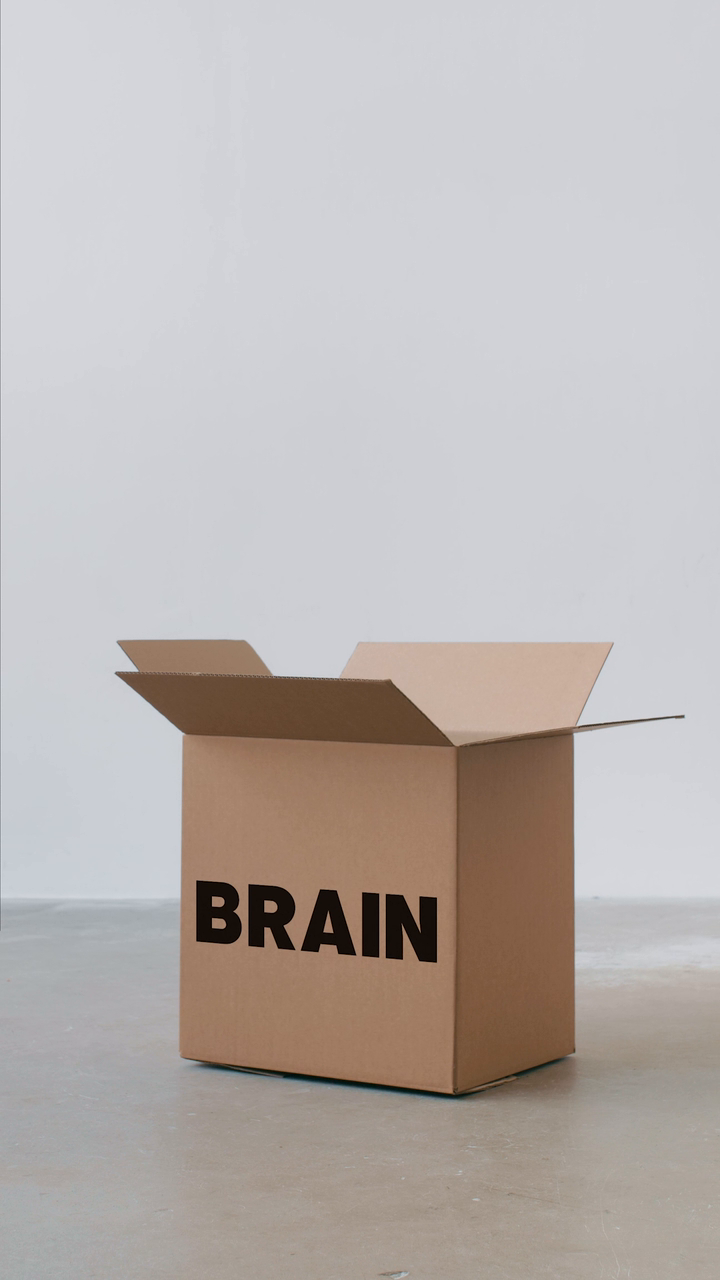
#> input picture frame 17 of resources/box.mp4, 720 x 1280 px, given in place of 9177142-hd_1920_1080_25fps.mp4, which was not available
$ python color_detection.py
#> lines starting #> are read from the running program, lines starting #| are printed output that depends on the picture; after the words box and inside, x2 and y2 are one past the last pixel; in counts of white or black regions, pixels touching at a corner belong together; pictures that were not available may be replaced by others from this repository, and a replacement may not be noted
import cv2
import numpy as np

frameWidth, frameHeight = 480,240
cap = cv2.VideoCapture("resources/9177142-hd_1920_1080_25fps.mp4")
cap.set(3,frameWidth)
cap.set(4,frameHeight)
fps = cap.get(cv2.CAP_PROP_FPS)
delay = int(1000 / fps)
def empty(a):
    pass
cv2.namedWindow("HSV")

cv2.createTrackbar("HUE Min","HSV",0,179,empty)
#> slider 'HUE Min' is set to 35
cv2.createTrackbar("HUE Max","HSV",179,179,empty)
cv2.createTrackbar("SAT Min","HSV",0,255,empty)
#> slider 'SAT Min' is set to 51
cv2.createTrackbar("SAT Max","HSV",255,255,empty)
cv2.createTrackbar("VALUE Min","HSV",0,255,empty)
#> slider 'VALUE Min' is set to 51
cv2.createTrackbar("VALUE Max","HSV",255,255,empty)
while True:
    ret, img = cap.read()
#> img is the input picture: shape (1280, 720, 3); mean B, G, R 177.1, 179.4, 185.8
    if not ret:
        cap.set(cv2.CAP_PROP_POS_FRAMES, 0)
        continue
    imgHSV = cv2.cvtColor(img, cv2.COLOR_BGR2HSV)
#> imgHSV: shape (1280, 720, 3); mean H, S, V 79.4, 28.6, 189.8
    h_min = cv2.getTrackbarPos("HUE Min","HSV")
    h_max = cv2.getTrackbarPos("HUE Max","HSV")
    s_min = cv2.getTrackbarPos("SAT Min","HSV")
    s_max = cv2.getTrackbarPos("SAT Max","HSV")
    v_min = cv2.getTrackbarPos("VALUE Min","HSV")
    v_max = cv2.getTrackbarPos("VALUE Max","HSV")

    lower = np.array([h_min, s_min, v_min])
    upper = np.array([h_max, s_max, v_max])
    mask = cv2.inRange(imgHSV, lower, upper)
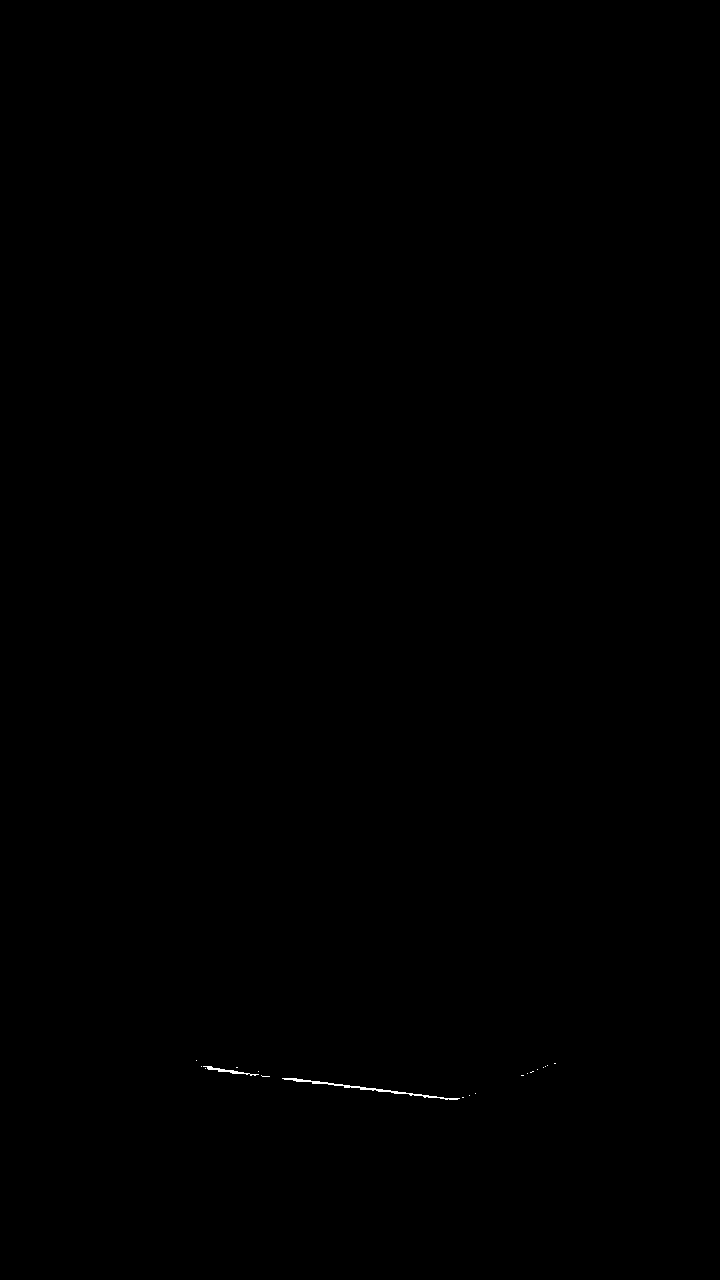
#> mask: shape (1280, 720); 0.06% white in thin lines or dots, all inside (x1, y1, x2, y2) = (196, 1060, 556, 1100)
    result = cv2.bitwise_and(img,img,mask=mask)
    img = cv2.resize(img, (frameWidth, frameHeight))
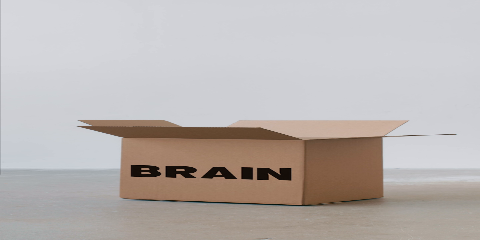
#> img: shape (240, 480, 3); mean B, G, R 177, 179.3, 185.7
    imgHSV = cv2.resize(imgHSV, (frameWidth, frameHeight))
#> imgHSV: shape (240, 480, 3); mean H, S, V 79.4, 28.6, 189.7
    result = cv2.resize(result, (frameWidth, frameHeight))
#> result: shape (240, 480, 3)
    mask = cv2.cvtColor(mask, cv2.COLOR_GRAY2BGR)
    mask = cv2.resize(mask, (frameWidth, frameHeight))
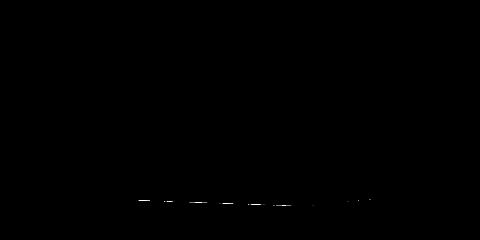
#> mask: shape (240, 480, 3); min 0, max 255, mean 0.1
    hstack = np.hstack([img, result, mask])
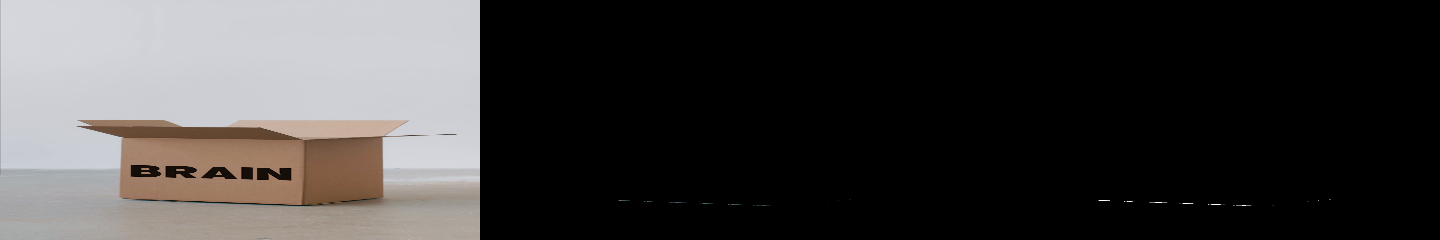
#> hstack: shape (240, 1440, 3); mean B, G, R 59.1, 59.8, 62
    cv2.imshow("HSV", hstack)
    if cv2.waitKey(delay) & 0xFF == ord('q'):
#> (key q is pressed here)
        break

cap.release()
cv2.destroyAllWindows()

$ run again, starting later in the video
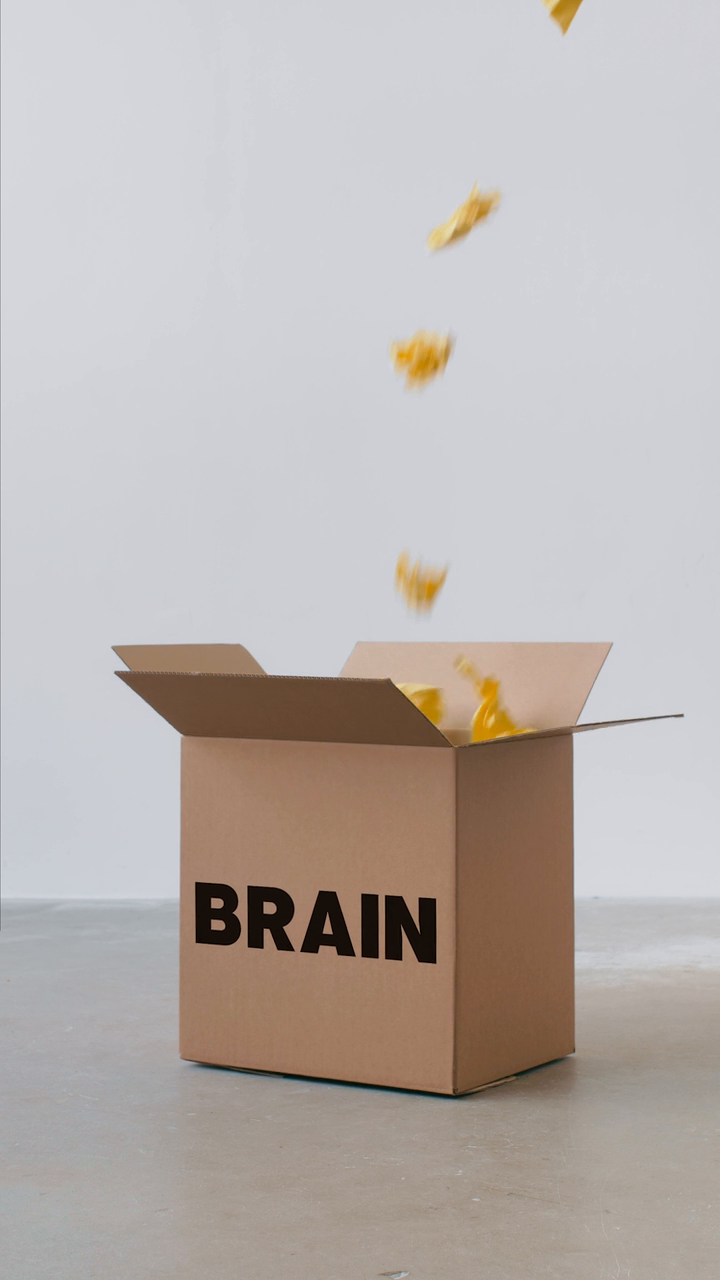
#> input picture frame 78 of resources/box.mp4, 720 x 1280 px, given in place of 9177142-hd_1920_1080_25fps.mp4, which was not available
#> img is the input picture: shape (1280, 720, 3); mean B, G, R 175.7, 178.9, 185.9
#> `img = cv2.resize(img, (frameWidth, frameHeight))`:
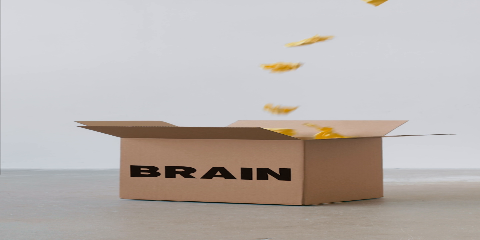
#> img: shape (240, 480, 3); mean B, G, R 175.6, 178.8, 185.8
#> `hstack = np.hstack([img, result, mask])`:
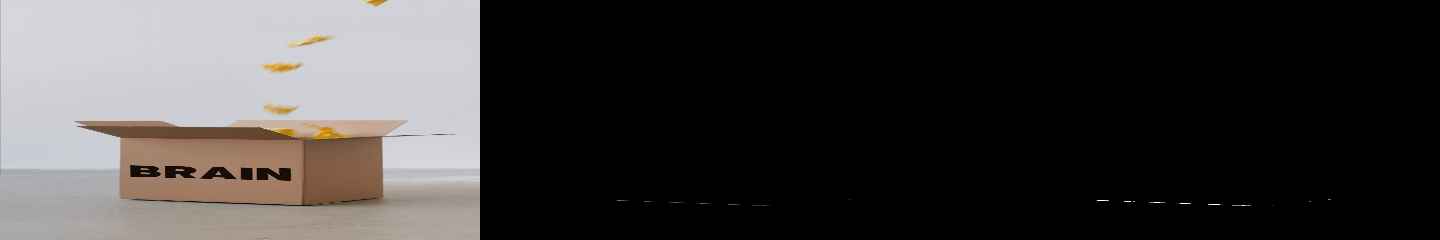
#> hstack: shape (240, 1440, 3); mean B, G, R 58.6, 59.7, 62

$ run again, starting later in the video
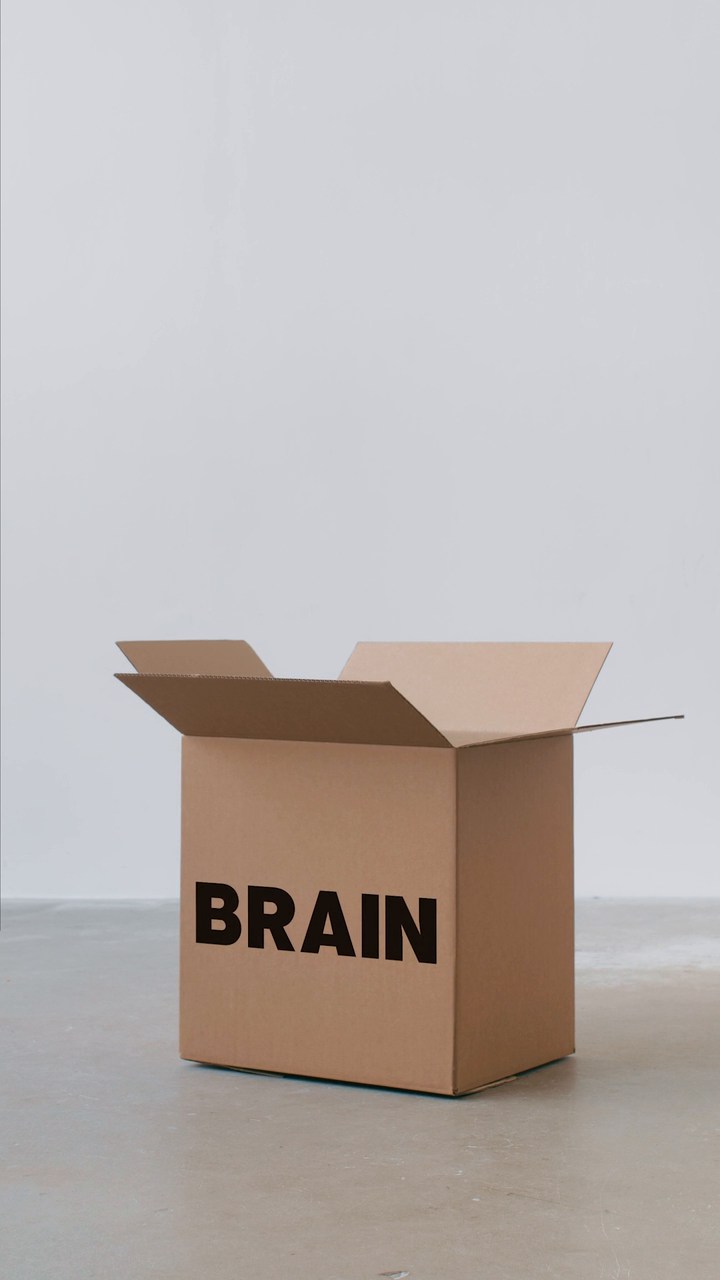
#> input picture frame 140 of resources/box.mp4, 720 x 1280 px, given in place of 9177142-hd_1920_1080_25fps.mp4, which was not available
#> img is the input picture: shape (1280, 720, 3); mean B, G, R 177.3, 179.5, 186.1
#> `img = cv2.resize(img, (frameWidth, frameHeight))`:
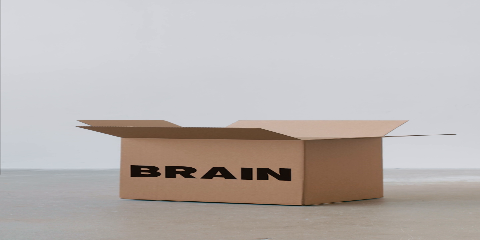
#> img: shape (240, 480, 3); mean B, G, R 177.2, 179.4, 186
